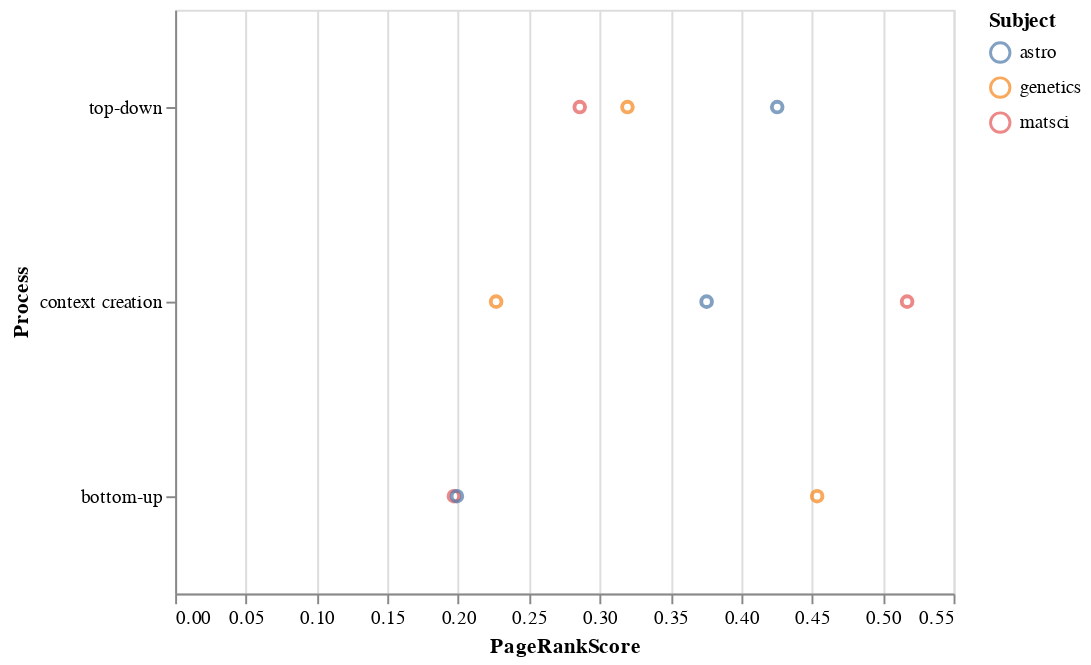

Write notebook code for a chart like this one.
### Code cell
alt.Chart(pgrk_df).mark_point().encode(
    alt.Y("Process",sort=[td,sc,bu]),
    alt.X("PageRankScore"),
    alt.Color("Subject")
)

### Figure 1 — Vega-Lite specification as saved in the notebook (floating-point values rounded to 4 significant figures)
{"$schema": "https://vega.github.io/schema/vega-lite/v2.6.0.json", "config": {"view": {"height": 300, "width": 400}}, "data": {"name": "data-7d754817000eb4ae96429949f4d324ff"}, "datasets": {"data-7d754817000eb4ae96429949f4d324ff": [{"PageRankScore": 0.3196, "Process": "top-down", "Subject": "genetics"}, {"PageRankScore": 0.2268, "Process": "context creation", "Subject": "genetics"}, {"PageRankScore": 0.4536, "Process": "bottom-up", "Subject": "genetics"}, {"PageRankScore": 0.2859, "Process": "top-down", "Subject": "matsci"}, {"PageRankScore": 0.5172, "Process": "context creation", "Subject": "matsci"}, {"PageRankScore": 0.1969, "Process": "bottom-up", "Subject": "matsci"}, {"PageRankScore": 0.4254, "Process": "top-down", "Subject": "astro"}, {"PageRankScore": 0.3755, "Process": "context creation", "Subject": "astro"}, {"PageRankScore": 0.1991, "Process": "bottom-up", "Subject": "astro"}]}, "encoding": {"color": {"field": "Subject", "type": "nominal"}, "x": {"field": "PageRankScore", "type": "quantitative"}, "y": {"field": "Process", "sort": ["top-down-querying", "search-with-context", "bottom-up-querying"], "type": "nominal"}}, "mark": "point"}
